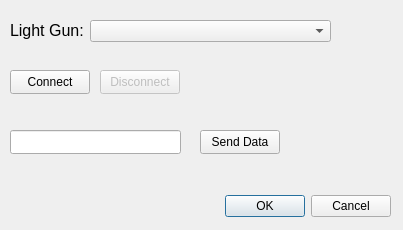
<?xml version="1.0" encoding="UTF-8"?>
<ui version="4.0">
 <class>testComPortWindow</class>
 <widget class="QDialog" name="testComPortWindow">
  <property name="geometry">
   <rect>
    <x>0</x>
    <y>0</y>
    <width>403</width>
    <height>230</height>
   </rect>
  </property>
  <property name="windowTitle">
   <string>Test Serial Port or USB HID</string>
  </property>
  <widget class="QDialogButtonBox" name="buttonBox">
   <property name="geometry">
    <rect>
     <x>50</x>
     <y>190</y>
     <width>341</width>
     <height>32</height>
    </rect>
   </property>
   <property name="orientation">
    <enum>Qt::Orientation::Horizontal</enum>
   </property>
   <property name="standardButtons">
    <set>QDialogButtonBox::StandardButton::Cancel|QDialogButtonBox::StandardButton::Ok</set>
   </property>
  </widget>
  <widget class="QPushButton" name="connectPushButton">
   <property name="geometry">
    <rect>
     <x>10</x>
     <y>70</y>
     <width>80</width>
     <height>24</height>
    </rect>
   </property>
   <property name="text">
    <string>Connect</string>
   </property>
  </widget>
  <widget class="QPushButton" name="disconnectPushButton">
   <property name="enabled">
    <bool>false</bool>
   </property>
   <property name="geometry">
    <rect>
     <x>100</x>
     <y>70</y>
     <width>80</width>
     <height>24</height>
    </rect>
   </property>
   <property name="text">
    <string>Disconnect</string>
   </property>
  </widget>
  <widget class="QLineEdit" name="comPortLineEdit">
   <property name="geometry">
    <rect>
     <x>10</x>
     <y>130</y>
     <width>171</width>
     <height>24</height>
    </rect>
   </property>
  </widget>
  <widget class="QPushButton" name="sendDataPushButton">
   <property name="geometry">
    <rect>
     <x>200</x>
     <y>130</y>
     <width>80</width>
     <height>24</height>
    </rect>
   </property>
   <property name="text">
    <string>Send Data</string>
   </property>
  </widget>
  <widget class="QLabel" name="label">
   <property name="geometry">
    <rect>
     <x>10</x>
     <y>10</y>
     <width>81</width>
     <height>41</height>
    </rect>
   </property>
   <property name="font">
    <font>
     <pointsize>12</pointsize>
    </font>
   </property>
   <property name="text">
    <string>Light Gun:</string>
   </property>
  </widget>
  <widget class="QComboBox" name="savedLightGunsComboBox">
   <property name="geometry">
    <rect>
     <x>90</x>
     <y>20</y>
     <width>241</width>
     <height>22</height>
    </rect>
   </property>
  </widget>
 </widget>
 <tabstops>
  <tabstop>savedLightGunsComboBox</tabstop>
  <tabstop>connectPushButton</tabstop>
  <tabstop>disconnectPushButton</tabstop>
  <tabstop>comPortLineEdit</tabstop>
  <tabstop>sendDataPushButton</tabstop>
 </tabstops>
 <resources/>
 <connections>
  <connection>
   <sender>buttonBox</sender>
   <signal>accepted()</signal>
   <receiver>testComPortWindow</receiver>
   <slot>accept()</slot>
   <hints>
    <hint type="sourcelabel">
     <x>248</x>
     <y>254</y>
    </hint>
    <hint type="destinationlabel">
     <x>157</x>
     <y>274</y>
    </hint>
   </hints>
  </connection>
  <connection>
   <sender>buttonBox</sender>
   <signal>rejected()</signal>
   <receiver>testComPortWindow</receiver>
   <slot>reject()</slot>
   <hints>
    <hint type="sourcelabel">
     <x>316</x>
     <y>260</y>
    </hint>
    <hint type="destinationlabel">
     <x>286</x>
     <y>274</y>
    </hint>
   </hints>
  </connection>
 </connections>
</ui>
